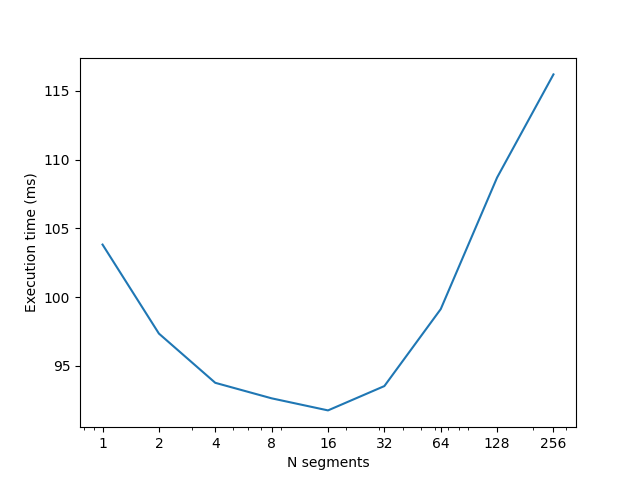

This chart was generated by the following Python code:
import sys
import matplotlib.pyplot as plt
import pandas as pd

file = "./res_segs.csv"
df = pd.read_csv(file)
ax = df.plot(x='segs', y='mean', logx=True, legend=None)
ax.set_xticks(df.segs)
ax.set_xticklabels(df.segs)

plt.xlabel("N segments")
plt.ylabel("Execution time (ms)")
plt.savefig("plt_segs.png")